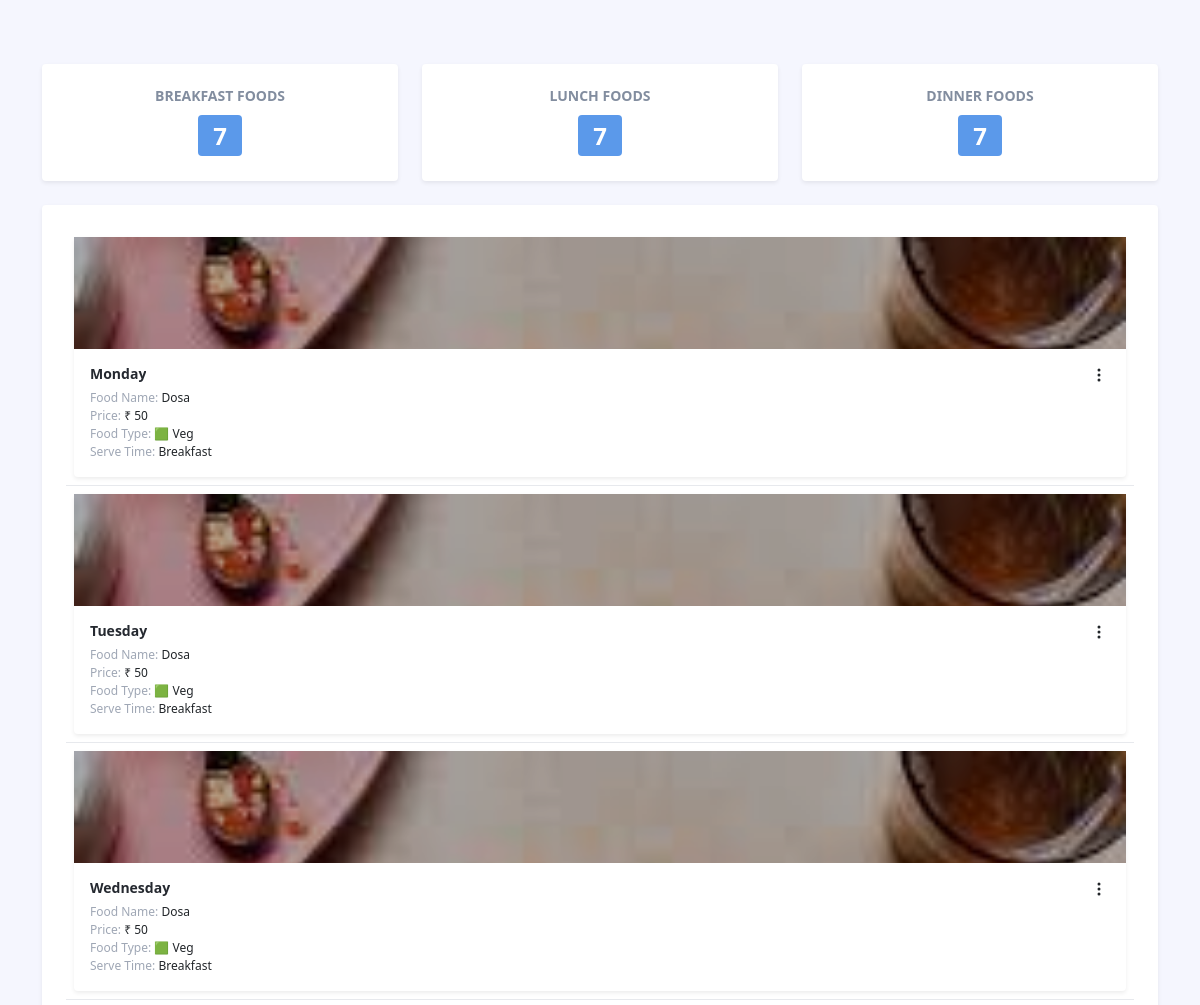
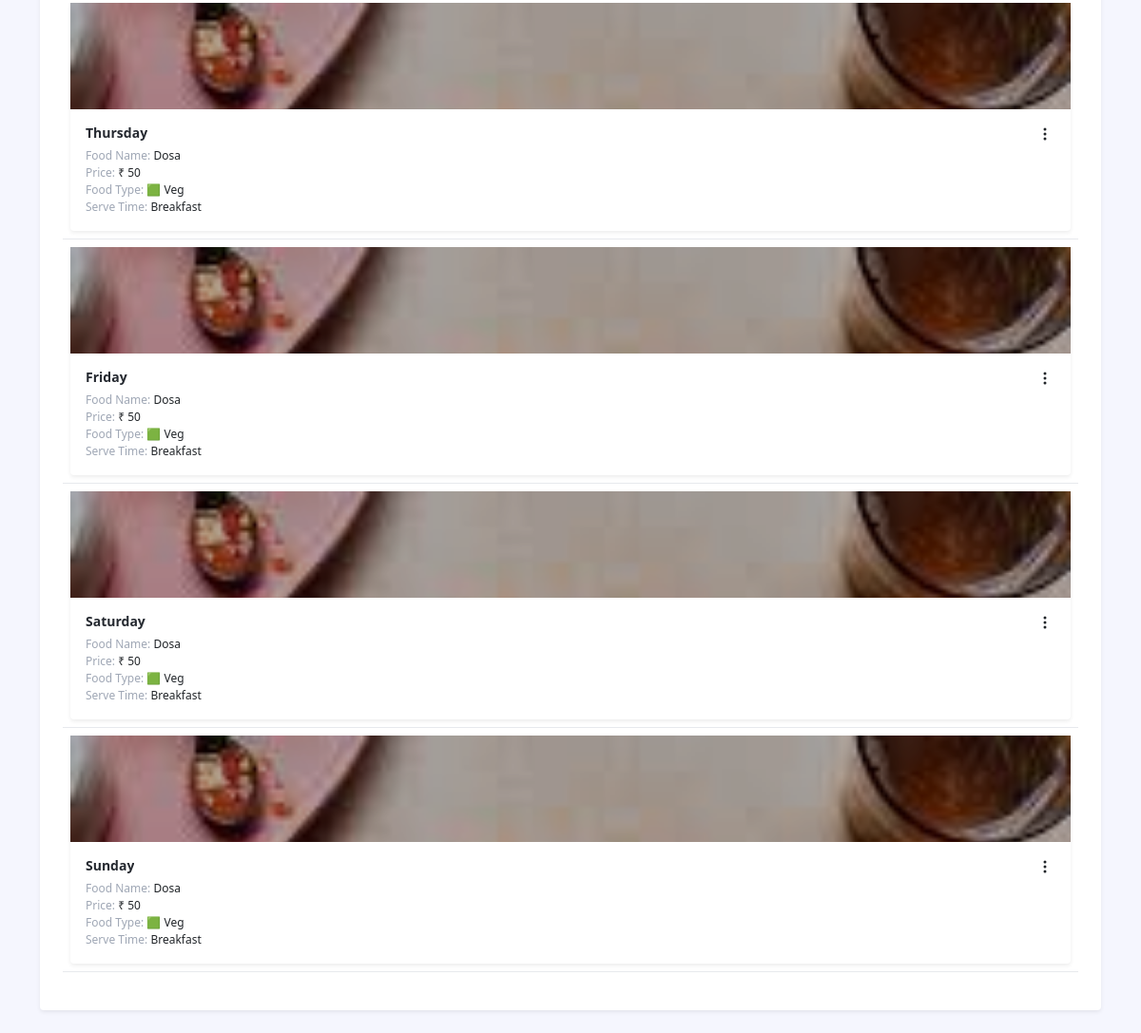
The page /vendor_app/foodschedule.php?username=satyasweb1999@gmail.com on the database its author committed (2 pictures, top to bottom).
### tables this page shows
CREATE TABLE `food_items` (
  `id` int(100) NOT NULL,
  `food_name` varchar(100) NOT NULL,
  `vendor_id` int(100) NOT NULL,
  `food_type` int(3) NOT NULL,
  `serve_time` int(3) NOT NULL,
  `food_details` text NOT NULL,
  `food_price` double NOT NULL,
  `created_on` datetime NOT NULL DEFAULT current_timestamp(),
  `created_by` varchar(100) NOT NULL DEFAULT 'SELF',
  `modified_on` datetime NOT NULL DEFAULT current_timestamp() ON UPDATE current_timestamp(),
  `modified_by` varchar(100) NOT NULL DEFAULT 'SELF',
  `is_deleted` int(2) NOT NULL DEFAULT 0,
  `is_available` int(2) NOT NULL DEFAULT 1
);

### public_html/vendor_app/foodschedule.php (the view, shortened to what this page needs)
<?php
include ('../conn.php');
?>
<!DOCTYPE html>
<html lang="en">
<head>
    <link id="theme-style" rel="stylesheet" href="assets/css/portal.css">
</head>
<body class="app">
    <div class="app-wrapper mt-5">
	    <div class="app-content ">
		    <div class="container">
			    <?php
                    $week = array("Monday", "Tuesday", "Wednesday", "Thursday", "Friday", "Saturday", "Sunday");
                    $dinner = $lunch = $breakfast = 0;
                    $sql = "SELECT * FROM vendors WHERE id = '".$_SESSION["userdata"]["id"]."'";
                    $result = $conn->query($sql);
                    if ($result->num_rows > 0) {
                        $dinner = $lunch = $breakfast = 7;
                    }
                ?>
			    <div class="row g-4 mb-4">
                    <div class="col-4 col-lg-4">
					    <div class="app-card app-card-stat shadow-sm h-100">
						    <div onclick="showBf();" class="app-card-body p-3 p-lg-4">
							    <h4 class="stats-type mb-1">Breakfast Foods</h4>
							    <div class="stats-figure"><span class="badge bg-info"><?php echo $breakfast; ?></span></div>
				            </div>
					    </div>
				    </div>
                    <div class="col-4 col-lg-4">
					    <div class="app-card app-card-stat shadow-sm h-100">
						    <div onclick="showLu();" class="app-card-body p-3 p-lg-4">
							    <h4 class="stats-type mb-1">Lunch Foods</h4>
							    <div class="stats-figure"><span class="badge bg-info"><?php echo $lunch; ?></span></div>
				            </div>
					    </div>
				    </div>
				    <div class="col-4 col-lg-4">
					    <div class="app-card app-card-stat shadow-sm h-100">
						    <div onclick="showDn();" class="app-card-body p-3 p-lg-4">
							    <h4 class="stats-type mb-1">Dinner Foods</h4>
								<div class="stats-figure"><span class="badge bg-info"><?php echo $dinner; ?></span></div>
						    </div>
					    </div>
				    </div>
                </div>
                <div class="row g-4 mb-4">
			        <div class="col-12 col-lg-12">
				        <div class="app-card app-card-chart h-100 shadow-sm">
					        <div class="app-card-body p-3 p-lg-4">
						        <div class="chart-container">
								<div class="table-responsive" id="scheduleTableBfCon">
				<table class="table app-table-hover" id="scheduleTableBf" >
					<tbody id="tableBody">
<?php
$result = $conn->query($sql);
if ($result->num_rows > 0) {
    $row = $result->fetch_array();
    $breakfastfoods_arr = array();
    $breakfastfoods_arr[] = $row['mon_bf'];
    $breakfastfoods_arr[] = $row['tue_bf'];
    $breakfastfoods_arr[] = $row['wed_bf'];
    $breakfastfoods_arr[] = $row['thu_bf'];
    $breakfastfoods_arr[] = $row['fri_bf'];
    $breakfastfoods_arr[] = $row['sat_bf'];
    $breakfastfoods_arr[] = $row['sun_bf'];
    for($i=0; $i<7; $i++)
    {
        $food_imgs = array();
        $food_id = $breakfastfoods_arr[$i];
        $sql_food = "SELECT * FROM food_items WHERE id = '".$food_id."'";
        $result_food = $conn->query($sql_food);
        $row_food = $result_food->fetch_assoc();
        $sql_imgs = "SELECT * FROM food_images WHERE food_id = '".$food_id."' ";
        $result_imgs = $conn->query($sql_imgs);
		if ($result_imgs->num_rows > 0) {
			while($row_imgs = $result_imgs->fetch_assoc())
			{
				array_push($food_imgs, $row_imgs['food_img']);
			}
		}
		else
		{
			array_push($food_imgs, 'test.jpg');
		}
?>
						<tr class="breakfast">
							<td>
							<div class="app-card app-card-doc shadow-sm h-100">
						    <div class="app-card-thumb-holder p-3">
								<div class="app-card-thumb">
												<div class="carousel slide lazy" data-bs-ride="carousel">
												  <div class="carousel-inner">
												  <?php $fi_slider = 1; foreach($food_imgs as $fi_url) { ?>
													<div class="carousel-item <?php if($fi_slider == 1) { echo 'active'; } ?>">
												      <img <?php if($fi_slider > 1 ) { echo "data-src='uploads/food/"; } else { echo "src='uploads/food/"; } echo $fi_url."'"; ?>  class="d-block thumb-image" style="width:100%">
												    </div>
												  <?php $fi_slider++; } ?>
												  </div>
												</div>
	                            </div>
						    </div>
						    <div class="app-card-body p-3 has-card-actions">
							    <h4 class="app-doc-title truncate mb-0"><?php echo $week[$i]; ?></h4>
							    <div class="app-doc-meta">
								    <ul class="list-unstyled mb-0">
                                        <li class="text-truncate"><span class="text-muted">Food Name:</span> <?php echo $row_food['food_name']; ?></li>
										<li><span class="text-muted">Price:</span> ₹ <?php echo $row_food['food_price']; ?></li>
										<li><span class="text-muted">Food Type:</span> <?php if($row_food['food_type'] == 1) { echo '🟩 Veg'; }  else { echo '🟥 Non-Veg'; } ?></li>
									    <li><span class="text-muted">Serve Time:</span> <?php if($row_food['serve_time'] == 1) { echo 'Breakfast'; } else if($row['serve_time'] == 2) { echo 'Lunch'; } else { echo 'Dinner'; } ?></li>
								    </ul>
							    </div>
							    <div class="app-card-actions">
								    <div class="dropdown">
									    <div class="dropdown-toggle no-toggle-arrow" data-bs-toggle="dropdown" aria-expanded="false">
										    <svg width="1em" height="1em" viewBox="0 0 16 16" class="bi bi-three-dots-vertical" fill="currentColor" xmlns="http://www.w3.org/2000/svg">
			  <path fill-rule="evenodd" d="M9.5 13a1.5 1.5 0 1 1-3 0 1.5 1.5 0 0 1 3 0zm0-5a1.5 1.5 0 1 1-3 0 1.5 1.5 0 0 1 3 0zm0-5a1.5 1.5 0 1 1-3 0 1.5 1.5 0 0 1 3 0z"/>
			</svg>
									    </div>
								    </div>
						        </div>
						    </div>
						</div>
                        </div>
<?php }  } else { ?>
    <tr><td>No schedule found</td></tr>
    <?php } ?>
</div>
                  <div class="table-responsive" style="display:none;" id="scheduleTableLunCon">
<?php
$result = $conn->query($sql);
if ($result->num_rows > 0) {
    for($i=0; $i<7; $i++)
    {
?>
                        </div>
<?php }  } else { ?>
    <tr><td>No schedule found</td></tr>
    <?php } ?>
</body>
</html>

### rows shown on the page
food_items: i "Monday", food_name "Dosa", food_price "50", food_type "🟩 Veg", serve_time "Breakfast", i "Tuesday", i "Wednesday", i "Thursday", i "Friday", i "Saturday", i "Sunday"

### other values the page prints
$breakfast "7"
$lunch "7"
$dinner "7"
